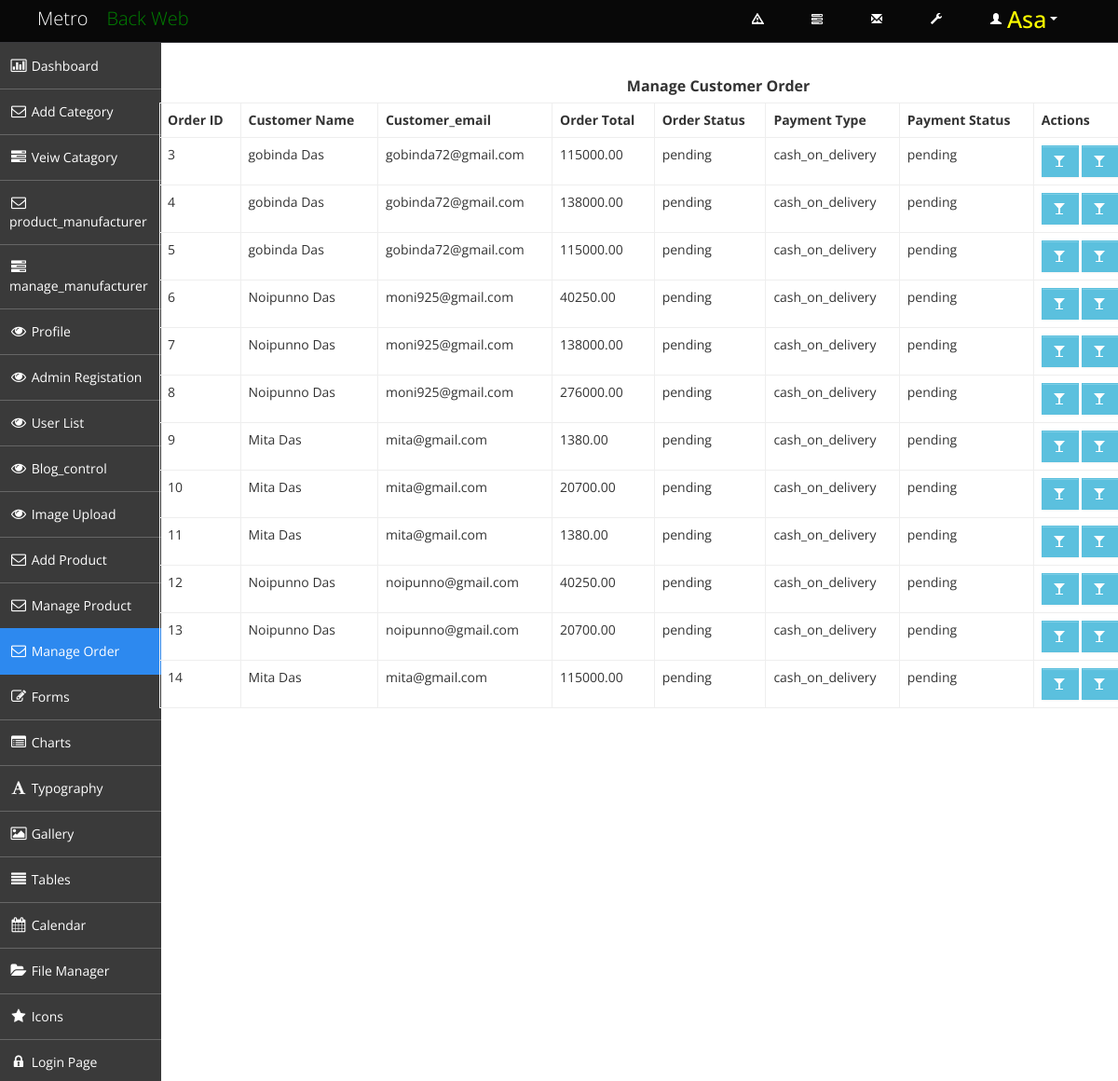
/admin/manage_order.php (signed in), run on the app's committed database.
### tables this page shows
CREATE TABLE `order_table` (
  `order_id` int(11) NOT NULL,
  `customer_id` int(11) NOT NULL,
  `shipping_id` int(11) NOT NULL,
  `session_id` varchar(150) NOT NULL,
  `order_total` float(10,2) NOT NULL,
  `order_status` varchar(20) NOT NULL DEFAULT 'pending',
  `order_date` timestamp NOT NULL DEFAULT current_timestamp()
);

CREATE TABLE `customer_table` (
  `customer_id` int(11) NOT NULL,
  `first_name` varchar(100) NOT NULL,
  `last_name` varchar(100) NOT NULL,
  `email_address` varchar(100) NOT NULL,
  `password` varchar(100) NOT NULL,
  `address` text NOT NULL,
  `phone_number` varchar(30) NOT NULL,
  `city` varchar(50) NOT NULL,
  `country` varchar(50) NOT NULL
);

CREATE TABLE `payment_table` (
  `payment_id` int(11) NOT NULL,
  `order_id` int(11) NOT NULL,
  `payment_type` varchar(150) NOT NULL,
  `payment_status` varchar(150) NOT NULL DEFAULT 'pending',
  `payment_date` timestamp NOT NULL DEFAULT current_timestamp()
);

### admin/manage_order.php (called while the page is built, shortened)
<?php
include "admin_master.php";
?>

### admin/function.php (called while the page is built, shortened)
<?php
function select_all_order_info(){
    require "db_connect.php";
    $query ="SELECT o.order_id, o.customer_id, o.order_total, o.order_status, c.first_name, c.last_name, c.email_address, p.payment_type, p.payment_status FROM order_table as o, customer_table as c, payment_table as p WHERE o.customer_id = c.customer_id AND o.order_id = p.order_id";
    if(mysqli_query($connection,$query)){
        $query_result = mysqli_query($connection,$query);
        return $query_result;
    }else{
        die ('Query Problem'.mysqli_error($connection));
    }
}
    ?>

### admin/pages/manage_order.php (the view, shortened to what this page needs)
<?php
require '../admin/function.php';
$query_result = select_all_order_info();
?>
<div class="container">
<div class="container">
    <div class="row">
        <div class="col-md-12">
                <h2 class="text-center text-primary"> Manage Customer Order </h2>
        </div>
    </div>
</div>
<div class="container">
    <div class="row">
        <div class="col-md-12">
            <form action="" method="post">
                <table class="table table-bordered">
                    <thead>
                        <tr>
                            <th> Order ID </th>
                            <th>Customer Name </th>
                            <th>Customer_email</th>
                            <th>Order Total</th>
                            <th>Order Status</th>
                            <th>Payment Type</th>
                            <th>Payment Status</th>
                            <th>Actions</th>
                        </tr>
                    </thead>
                    <tbody>
                        <?php while($rows = mysqli_fetch_assoc($query_result)) { ?>
                        <tr>
                            <td> <?php echo $rows['order_id'];?></td>
                            <td> <?php echo $rows['first_name'].' '.$rows['last_name'];?> </td>
                            <td><?php echo $rows['email_address'];?> </td>
                            <td><?php echo $rows['order_total'];?>  </td>
                            <td> <?php echo $rows['order_status'];?> </td>
                            <td> <?php echo $rows['payment_type'];?> </td>
                            <td> <?php echo $rows['payment_status'];?> </td>
                            <td class="center">
                                <a class="btn btn-info" href="edit_manufacturer.php?manufacturer_id=<?php ?>" title="Veiw Order">
								    <i class="halflings-icon white veiw"></i>
                                </a>
                                <a class="btn btn-info" href="edit_manufacturer.php?manufacturer_id=<?php ?>" title="Veiw Order Invoice">
								    <i class="halflings-icon white veiw"></i>
                                </a>
                            </td>
                        </tr>
                            <?php } ?>
                    </tbody>
                </table>
            </form>
        </div>
    </div>
</div>
</div>

### admin/css/style.css (style rules this page uses)
body { background: #F5F5F5; color: #333; border: none; font-family: 'Open Sans', sans-serif; font-weight: 400; }
h2 { font-size: 16px; line-height: 16px; }
.btn { display: inline-block; padding: 6px 12px; margin-bottom: 0; font-size: 14px; font-weight: 500; line-height: 20px; text-align: center; white-space: nowrap; vertical-align: middle; cursor: pointer; border: 1px solid #a7a9aa; -webkit-border-radius: 0px !important; border-radius: 0px !important; }
.btn i { margin-top: 2px; }
.btn { color: #ffffff; background-color: #a7a9aa; border-color: #a7a9aa; background-image: none; filter: none; text-shadow: none; }
.btn-info { background-color: #5bc0de; border-color: #5bc0de; }
.table th, .table td { border-top: 1px solid #eee; }
.table-bordered { border-color: #eee; -webkit-border-radius: 0px !important; -moz-border-radius: 0px !important; border-radius: 0px !important; }
.table-bordered th, .table-bordered td { border-left: 1px solid #eee; }
.table-bordered thead:first-child tr:first-child > th:first-child, .table-bordered tbody:first-child tr:first-child > td:first-child, .table-bordered tbody:first-child tr:first-child > th:first-child { -webkit-border-radius: 0px !important; -moz-border-radius: 0px !important; border-radius: 0px !important; }
.table-bordered thead:first-child tr:first-child > th:last-child, .table-bordered tbody:first-child tr:first-child > td:last-child, .table-bordered tbody:first-child tr:first-child > th:last-child { -webkit-border-radius: 0px !important; -moz-border-radius: 0px !important; border-radius: 0px !important; }
.table-bordered thead:last-child tr:last-child > th:first-child, .table-bordered tbody:last-child tr:last-child > td:first-child, .table-bordered tbody:last-child tr:last-child > th:first-child, .table-bordered tfoot:last-child tr:last-child > td:first-child, .table-bordered tfoot:last-child tr:last-child > th:first-child { -webkit-border-radius: 0px !important; -moz-border-radius: 0px !important; border-radius: 0px !important; }
.table-bordered thead:last-child tr:last-child > th:last-child, .table-bordered tbody:last-child tr:last-child > td:last-child, .table-bordered tbody:last-child tr:last-child > th:last-child, .table-bordered tfoot:last-child tr:last-child > td:last-child, .table-bordered tfoot:last-child tr:last-child > th:last-child { -webkit-border-radius: 0px !important; -moz-border-radius: 0px !important; border-radius: 0px !important; }

### admin/css/halflings.css (style rules this page uses)
html, html .halflings { -webkit-font-smoothing: antialiased !important; }
.halflings-icon { display: inline-block; width: 14px; height: 14px; line-height: 14px; vertical-align: text-top; background-image: url(../img/glyphicons_halflings.svg); background-position: 0 0; background-repeat: no-repeat; vertical-align: top; *display: inline; *zoom: 1; *margin-right: .3em; }
.halflings-icon.white { background-image: url(../img/glyphicons_halflings-white.svg); }

### data on the page
order_table: order_id "3", customer.first_name "gobinda", customer.last_name "Das", customer.email_address "gobinda72@gmail.com", order_total "115000.00", order_status "pending", payment_table.payment_type "cash_on_delivery", payment_table.payment_status "pending"
order_table: order_id "4", customer.first_name "gobinda", customer.last_name "Das", customer.email_address "gobinda72@gmail.com", order_total "138000.00", order_status "pending", payment_table.payment_type "cash_on_delivery", payment_table.payment_status "pending"
order_table: order_id "5", customer.first_name "gobinda", customer.last_name "Das", customer.email_address "gobinda72@gmail.com", order_total "115000.00", order_status "pending", payment_table.payment_type "cash_on_delivery", payment_table.payment_status "pending"
order_table: order_id "6", customer.first_name "Noipunno", customer.last_name "Das", customer.email_address "moni925@gmail.com", order_total "40250.00", order_status "pending", payment_table.payment_type "cash_on_delivery", payment_table.payment_status "pending"
order_table: order_id "7", customer.first_name "Noipunno", customer.last_name "Das", customer.email_address "moni925@gmail.com", order_total "138000.00", order_status "pending", payment_table.payment_type "cash_on_delivery", payment_table.payment_status "pending"
order_table: order_id "8", customer.first_name "Noipunno", customer.last_name "Das", customer.email_address "moni925@gmail.com", order_total "276000.00", order_status "pending", payment_table.payment_type "cash_on_delivery", payment_table.payment_status "pending"
order_table: order_id "9", customer.first_name "Mita", customer.last_name "Das", customer.email_address "mita@gmail.com", order_total "1380.00", order_status "pending", payment_table.payment_type "cash_on_delivery", payment_table.payment_status "pending"
order_table: order_id "10", customer.first_name "Mita", customer.last_name "Das", customer.email_address "mita@gmail.com", order_total "20700.00", order_status "pending", payment_table.payment_type "cash_on_delivery", payment_table.payment_status "pending"
order_table: order_id "11", customer.first_name "Mita", customer.last_name "Das", customer.email_address "mita@gmail.com", order_total "1380.00", order_status "pending", payment_table.payment_type "cash_on_delivery", payment_table.payment_status "pending"
order_table: order_id "12", customer.first_name "Noipunno", customer.last_name "Das", customer.email_address "noipunno@gmail.com", order_total "40250.00", order_status "pending", payment_table.payment_type "cash_on_delivery", payment_table.payment_status "pending"
order_table: order_id "13", customer.first_name "Noipunno", customer.last_name "Das", customer.email_address "noipunno@gmail.com", order_total "20700.00", order_status "pending", payment_table.payment_type "cash_on_delivery", payment_table.payment_status "pending"
order_table: order_id "14", customer.first_name "Mita", customer.last_name "Das", customer.email_address "mita@gmail.com", order_total "115000.00", order_status "pending", payment_table.payment_type "cash_on_delivery", payment_table.payment_status "pending"

### other printed values
$_SESSION['admin_name'] "Asa"
